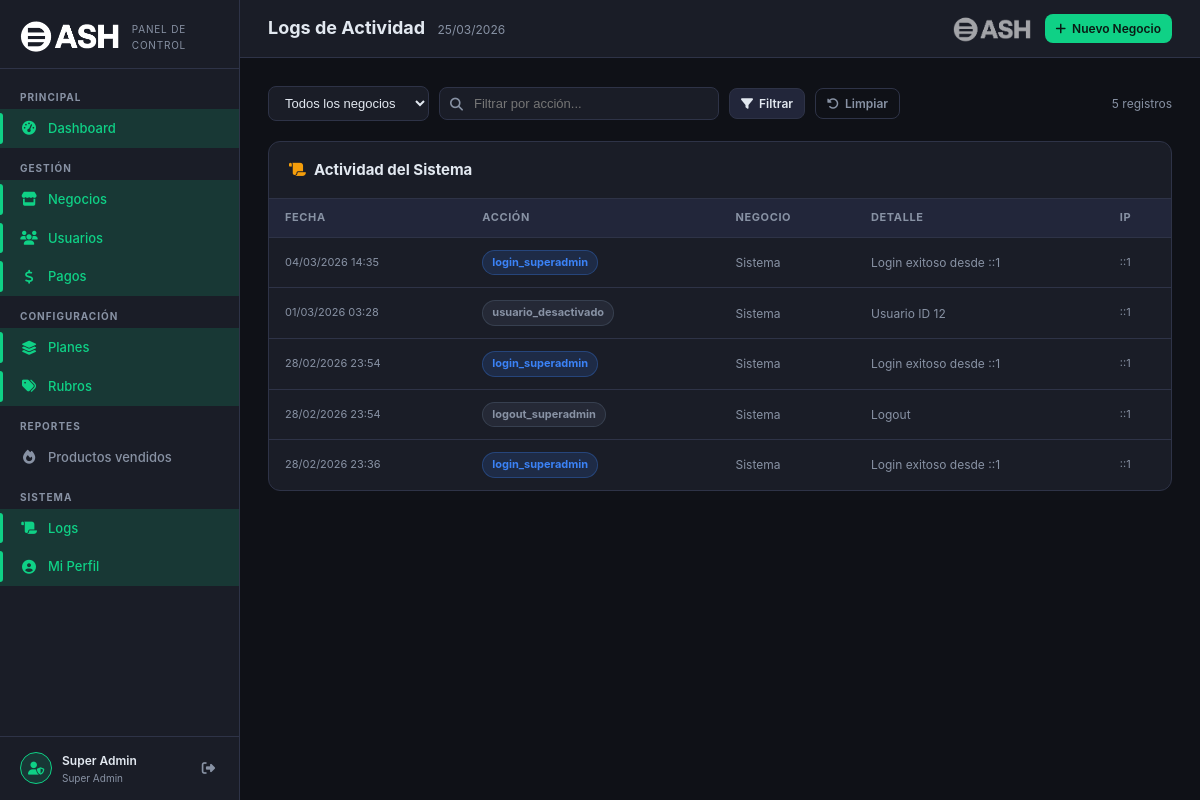
/superadmin/logs/index.php (signed in), run on an earlier commit of the app's database.
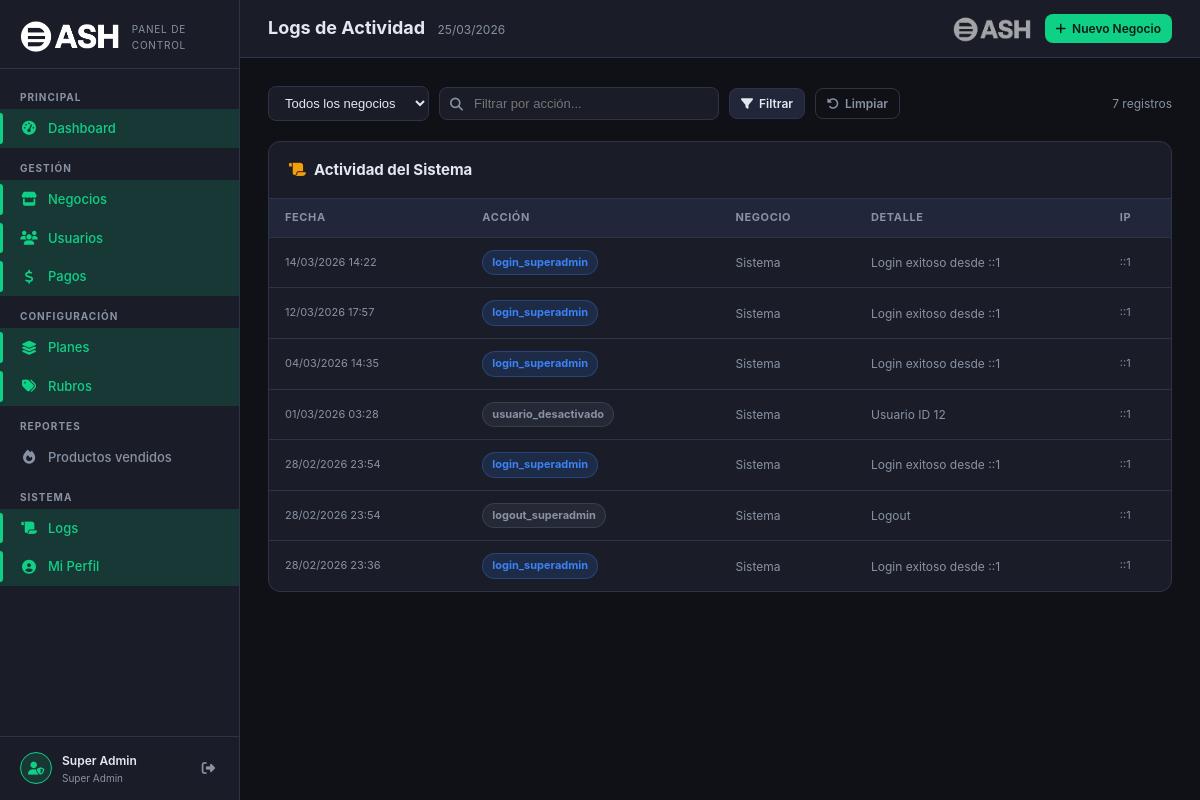
And on a later commit of the database.
### tables this page shows
CREATE TABLE `logs_actividad` (
  `id` bigint(20) NOT NULL,
  `negocio_id` int(11) DEFAULT NULL,
  `usuario_id` int(11) DEFAULT NULL,
  `accion` varchar(120) NOT NULL,
  `detalle` text DEFAULT NULL,
  `ip` varchar(45) DEFAULT NULL,
  `user_agent` varchar(255) DEFAULT NULL,
  `created_at` timestamp NOT NULL DEFAULT current_timestamp()
);

### superadmin/logs/index.php (the view, shortened to what this page needs)
<?php
$db    = sa_db();
$page  = max(1, intval($_GET['page'] ?? 1));
$perPage = 30;
$offset = ($page-1) * $perPage;
$accion = trim($_GET['accion'] ?? '');
$where = ['1=1']; $params = [];
$whereStr = implode(' AND ', $where);
$total  = $db->prepare("SELECT COUNT(*) FROM logs_actividad l WHERE $whereStr");
$total->execute($params);
$total  = $total->fetchColumn();
$stmt = $db->prepare("
    SELECT l.*, n.nombre as negocio_nombre
    FROM logs_actividad l
    LEFT JOIN negocios n ON n.id = l.negocio_id
    WHERE $whereStr
    ORDER BY l.created_at DESC
    LIMIT $perPage OFFSET $offset
");
$stmt->execute($params);
$logs = $stmt->fetchAll();
require_once dirname(__DIR__) . '/_layout.php';
sa_layout_start('Logs de Actividad', 'logs');
?>
<div class="sa-filter-bar">
    <select class="sa-filter-select" id="negocioF">
        <option value="0">Todos los negocios</option>
    </select>
    <div class="sa-search" style="max-width:280px">
        <input type="text" id="accionF" placeholder="Filtrar por acción..." value="<?= htmlspecialchars($accion) ?>"
               onkeydown="if(event.key==='Enter')applyF()">
    </div>
    <a href="#" onclick="applyF()" class="sa-btn secondary sm"><i class="fas fa-filter"></i> Filtrar</a>
    <a href="?" class="sa-btn ghost sm"><i class="fas fa-rotate-left"></i> Limpiar</a>
    <span style="margin-left:auto;color:var(--sa-muted);font-size:12px"><?= number_format($total) ?> registros</span>
</div>
<div class="sa-panel">
    <div class="sa-panel-header">
        <h3><i class="fas fa-scroll" style="color:var(--sa-warning);margin-right:8px"></i>Actividad del Sistema</h3>
    </div>
    <div class="sa-table-wrap">
        <table class="sa-table">
            <thead>
                <tr><th>Fecha</th><th>Acción</th><th>Negocio</th><th>Detalle</th><th>IP</th></tr>
            </thead>
            <tbody>
            <?php if (empty($logs)): ?>
            <tr><td colspan="5"><div class="sa-empty"><i class="fas fa-scroll"></i><p>Sin logs</p></div></td></tr>
            <?php else: ?>
            <?php foreach ($logs as $log):
                $actionColors = [
                    'login'       => 'blue',
                    'logout'      => 'gray',
                    'bloquear'    => 'red',
                    'desbloquear' => 'green',
                    'renovar'     => 'green',
                    'crear'       => 'purple',
                    'editar'      => 'blue',
                ];
                $colorKey = 'gray';
                foreach ($actionColors as $k => $v) {
                    if (str_contains($log['accion'], $k)) { $colorKey = $v; break; }
                }
            ?>
            <tr>
                <td style="font-size:11px;color:var(--sa-muted);white-space:nowrap">
                    <?= date('d/m/Y H:i', strtotime($log['created_at'])) ?>
                </td>
                <td><span class="sa-pill <?= $colorKey ?>"><?= htmlspecialchars($log['accion']) ?></span></td>
                <td style="font-size:12px">
                    <?php if ($log['negocio_id']): ?>
                    <a href="../negocios/edit.php?id=<?= $log['negocio_id'] ?>" style="color:var(--sa-info)">
                        <?= htmlspecialchars($log['negocio_nombre'] ?? '#'.$log['negocio_id']) ?>
                    </a>
                    <?php else: ?>
                    <span style="color:var(--sa-muted)">Sistema</span>
                    <?php endif; ?>
                </td>
                <td style="font-size:12px;color:var(--sa-muted);max-width:300px">
                    <?= htmlspecialchars(mb_substr($log['detalle'] ?? '', 0, 120)) ?>
                </td>
                <td style="font-size:11px;color:var(--sa-muted)"><?= htmlspecialchars($log['ip'] ?? '—') ?></td>
            </tr>
            <?php endforeach; ?>
            <?php endif; ?>
            </tbody>
        </table>
    </div>
</div>
<?php sa_layout_end(); ?>

### superadmin/_layout.php (shortened to what this page needs)
<?php
function sa_layout_start(string $title, string $activeKey = '') {
    $adminName = $_SESSION['sa_nombre'] ?? 'Super Admin';
?>
<!DOCTYPE html>
<html lang="es">
<head>
    <link rel="stylesheet" href="https://cdnjs.cloudflare.com/ajax/libs/font-awesome/6.4.0/css/all.min.css">
    <link rel="stylesheet" href="<?= sa_asset('sa.css') ?>">
</head>
<body>
<div class="sa-wrapper">
<aside class="sa-sidebar">
    <div class="sa-sidebar-logo">
        <img src="<?= sa_asset('dashlogo.png') ?>" alt="DASH" style="height:36px;width:auto;object-fit:contain;filter:brightness(0) invert(1);">
        <div>
            <div class="logo-sub" style="margin-top:2px">Panel de Control</div>
        </div>
    </div>
    <nav class="sa-nav">
        <div class="sa-nav-section">
            <div class="sa-nav-title">Principal</div>
            <a href="<?= sa_url('index.php') ?>" class="sa-nav-item <?= $activeKey==='dashboard'?'active':'' ?>">
                <i class="fas fa-gauge-high"></i><span>Dashboard</span>
            </a>
        </div>
        <div class="sa-nav-section">
            <div class="sa-nav-title">Gestión</div>
            <a href="<?= sa_url('negocios/index.php') ?>" class="sa-nav-item <?= $activeKey==='negocios'?'active':'' ?>">
                <i class="fas fa-store"></i><span>Negocios</span>
            </a>
            <a href="<?= sa_url('usuarios/index.php') ?>" class="sa-nav-item <?= $activeKey==='usuarios'?'active':'' ?>">
                <i class="fas fa-users"></i><span>Usuarios</span>
            </a>
            <a href="<?= sa_url('pagos/index.php') ?>" class="sa-nav-item <?= $activeKey==='pagos'?'active':'' ?>">
                <i class="fas fa-dollar-sign"></i><span>Pagos</span>
            </a>
        </div>
        <div class="sa-nav-section">
            <div class="sa-nav-title">Configuración</div>
            <a href="<?= sa_url('planes/index.php') ?>" class="sa-nav-item <?= $activeKey==='planes'?'active':'' ?>">
                <i class="fas fa-layer-group"></i><span>Planes</span>
            </a>
            <a href="<?= sa_url('rubros/index.php') ?>" class="sa-nav-item <?= $activeKey==='rubros'?'active':'' ?>">
                <i class="fas fa-tags"></i><span>Rubros</span>
            </a>
        </div>
        <div class="sa-nav-section">
            <div class="sa-nav-title">Reportes</div>
            <a href="<?= sa_url('reportes/productos.php') ?>" class="sa-nav-item <?= $activeKey==='reportes_productos'?'active':'' ?>">
                <i class="fas fa-fire"></i><span>Productos vendidos</span>
            </a>
        </div>
        <div class="sa-nav-section">
            <div class="sa-nav-title">Sistema</div>
            <a href="<?= sa_url('logs/index.php') ?>" class="sa-nav-item <?= $activeKey==='logs'?'active':'' ?>">
                <i class="fas fa-scroll"></i><span>Logs</span>
            </a>
            <a href="<?= sa_url('perfil/index.php') ?>" class="sa-nav-item <?= $activeKey==='perfil'?'active':'' ?>">
                <i class="fas fa-user-circle"></i><span>Mi Perfil</span>
            </a>
        </div>
    </nav>
    <div class="sa-sidebar-footer">
        <div class="sa-admin-chip">
            <div class="sa-admin-avatar"><i class="fas fa-user-shield"></i></div>
            <div class="sa-admin-info">
                <div class="name"><?= htmlspecialchars($adminName) ?></div>
                <div class="role">Super Admin</div>
            </div>
            <button class="sa-logout-btn" onclick="location.href='<?= sa_url('logout.php') ?>'" title="Cerrar sesión">
                <i class="fas fa-right-from-bracket"></i>
            </button>
        </div>
    </div>
</aside>
<main class="sa-main">
    <div class="sa-topbar">
        <div class="sa-flex sa-gap">
            <div class="sa-topbar-title">
                <?= htmlspecialchars($title) ?>
                <small><?= date('d/m/Y') ?></small>
            </div>
        </div>
        <div class="sa-topbar-actions">
            <img src="<?= sa_asset('dashlogo.png') ?>" alt="DASH" style="height:28px;width:auto;object-fit:contain;filter:brightness(0) invert(1);opacity:.6">
            <a href="<?= sa_url('negocios/nuevo.php') ?>" class="sa-btn primary sm">
                <i class="fas fa-plus"></i> Nuevo Negocio
            </a>
        </div>
    </div>
    <div class="sa-content">
<?php
}
function sa_layout_end() {
?>
    </div>
</main>
</div>
</body>
</html>
<?php
}
function sa_url(string $path): string {
    $depth = substr_count(str_replace('\\','/', dirname($_SERVER['SCRIPT_NAME'])), '/superadmin/');
    $script = str_replace('\\','/', $_SERVER['SCRIPT_NAME']);
    $saPos  = strpos($script, '/superadmin/');
    if ($saPos !== false) {
        $subPath = substr($script, $saPos + strlen('/superadmin/'));
        $levels  = substr_count(dirname($subPath), '/') + (dirname($subPath) === '.' ? 0 : 1);
        $up      = str_repeat('../', $levels);
        return $up . $path;
    }
    return $path;
}
function sa_asset(string $file): string {
    return sa_url("assets/{$file}");
}

What changed in the data, as far as the page shows it:
added logs_actividad: created_at "14/03/2026 14:22", accion "login_superadmin", shows "Sistema", detalle "Login exitoso desde ::1", ip "::1"
added logs_actividad: created_at "12/03/2026 17:57", accion "login_superadmin", shows "Sistema", detalle "Login exitoso desde ::1", ip "::1"
Also different on the page:
$total: "5" → "7"
